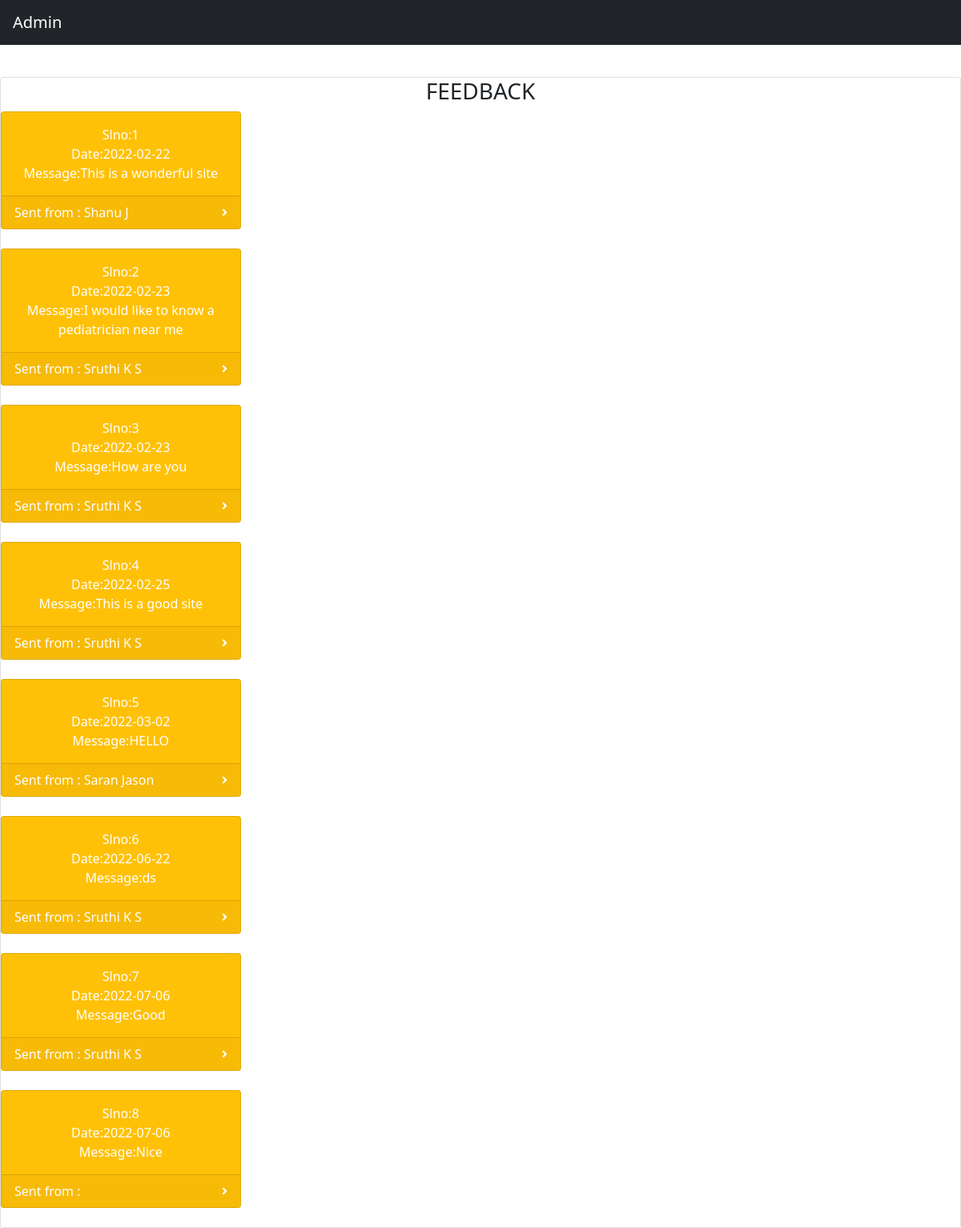
The app's page /admin/viewfeedback.php (signed in) with its own data.
### tables this page shows
CREATE TABLE `tbl_feedback` (
  `r_id` int(100) NOT NULL,
  `f_date` date NOT NULL,
  `f_msg` varchar(100) NOT NULL,
  `f_status` int(10) NOT NULL
);

CREATE TABLE `tbl_registration` (
  `r_id` int(100) NOT NULL,
  `r_name` varchar(200) NOT NULL,
  `r_lname` varchar(200) NOT NULL,
  `r_address` varchar(200) NOT NULL,
  `r_dob` date NOT NULL,
  `r_gender` varchar(200) NOT NULL,
  `r_phone` varchar(200) NOT NULL,
  `r_email` varchar(200) NOT NULL,
  `r_status` int(10) NOT NULL
);

### admin/viewfeedback.php (the view, shortened to what this page needs)
<?php
include 'adminheader.php';
?>
<?php
include("connect.php");
$query = " select * from tbl_feedback ";
$result = mysqli_query($con, $query);
?>
<br><br><br><br>
<center>
    <div class="card" >
        <h3>
            <center>FEEDBACK</center>
        </h3>
        <?php
            $count = 0;
            while ($row = mysqli_fetch_assoc($result)) {
                $count++;
        ?>
            <div class="col-xl-3 col-md-6" align="center">
                <div class="card bg-warning text-white mb-4">
                    <div class="card-body" align="center">
                        Slno:<?php echo $count ?><br>
                        Date:<?php echo $row['f_date'] ?><br>
                        Message:<?php echo $row['f_msg'] ?>
                    </div>
                    <div class="card-footer d-flex align-items-center justify-content-between">
                        Sent from :
                        <?php
                            $curr_r_id = $row['r_id'];
                            $query_fetch_r_name = " SELECT r_name FROM tbl_registration WHERE r_id='$curr_r_id'";
                            $result_query_fetch_r_name = mysqli_query($con, $query_fetch_r_name);
                            $row_r_name = mysqli_fetch_assoc($result_query_fetch_r_name);
                            echo $row_r_name['r_name']; ?>
                        <?php
                            $query_fetch_r_lname = " SELECT r_lname FROM tbl_registration WHERE r_id='$curr_r_id'";
                            $result_query_fetch_r_lname = mysqli_query($con, $query_fetch_r_lname);
                            $row_r_lname = mysqli_fetch_assoc($result_query_fetch_r_lname);
                            echo $row_r_lname['r_lname'];
                        ?>
                        <div class="small text-white">
                            <i class="fas fa-angle-right"></i>
                        </div>
                    </div>
                </div>
            </div>
        <?php
            }
        ?>
</div>
</center>
</body>
</html>

### records on screen
tbl_feedback: f_date "2022-02-22", f_msg "This is a wonderful site", r.r_name "Shanu", r.r_lname "J"
tbl_feedback: f_date "2022-02-23", f_msg "I would like to know a pediatrician near me", r.r_name "Sruthi", r.r_lname "K S"
tbl_feedback: f_date "2022-02-23", f_msg "How are you", r.r_name "Sruthi", r.r_lname "K S"
tbl_feedback: f_date "2022-02-25", f_msg "This is a good site", r.r_name "Sruthi", r.r_lname "K S"
tbl_feedback: f_date "2022-03-02", f_msg "HELLO", r.r_name "Saran", r.r_lname "Jason"
tbl_feedback: f_date "2022-06-22", f_msg "ds", r.r_name "Sruthi", r.r_lname "K S"
tbl_feedback: f_date "2022-07-06", f_msg "Good", r.r_name "Sruthi", r.r_lname "K S"
tbl_feedback: f_date "2022-07-06", f_msg "Nice"
